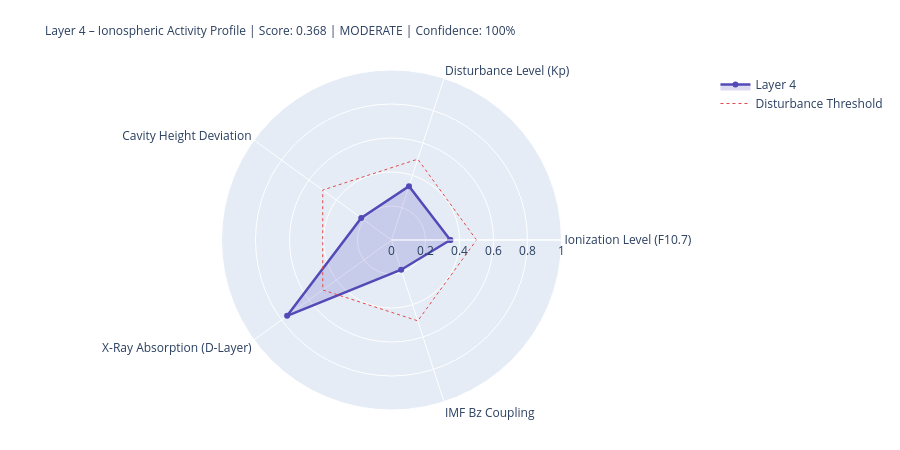

The notebook cell this image was saved under:
### Markdown cell above
---
## 4. State Assessment & Handoff to Layer 5

### Code cell
# ============================================================
# LAYER-4-SCORE
# ============================================================

COMPONENTS = {
    'Ionization Level (F10.7)':    {'score': ioniz,       'source': 'primary' if f107_now else 'from_layer0', 'dynamic': True},
    'Disturbance Level (Kp)':          {'score': disturb,     'source': 'primary' if kp_now   else 'from_layer0', 'dynamic': True},
    'Cavity Height Deviation':    {'score': h_dev,       'source': 'derived',                                'dynamic': True},
    'X-Ray Absorption (D-Layer)':{'score': xray_ioniz,  'source': 'primary' if xray_now else 'missing',     'dynamic': True},
    'IMF Bz Coupling':             {'score': bz_coupling, 'source': 'primary' if bz_now   else 'from_layer0', 'dynamic': True},
}

available    = {k: v['score'] for k, v in COMPONENTS.items() if v['score'] is not None}
unavailable  = [k for k, v in COMPONENTS.items() if v['score'] is None]
layer4_score = round(sum(available.values()) / len(available), 4) if available else None
confidence   = round(len(available) / len(COMPONENTS), 2)
level = ('unknown' if layer4_score is None
         else 'quiet'   if layer4_score < 0.3
         else 'moderate' if layer4_score < 0.6
         else 'active')
dominant_l4 = max(available, key=available.get) if available else 'none'

# Resonance delta for Schumann SR-1
sr1_ref = schumann_freq(1, 80.0)
sr1_now = schumann_freq(1, h_eff)
sr1_delta_mhz = (sr1_now - sr1_ref) * 1000

# Propagation conditions
prop_cond = ('disturbed'   if kp_val > 4
             else 'unsettled' if kp_val > 2
             else 'normal')
if xray_class in ['X', 'M']:
    prop_cond = 'Radio-Blackout moeglich'

W = 68
print('=' * W)
print('LAYER 4 – IONOSPHERE – STATE ASSESSMENT')
print('=' * W)
for name, comp in COMPONENTS.items():
    s = comp['score']
    if s is not None:
        bar = '█' * int(s * 20) + '░' * (20 - int(s * 20))
        print(f'  {name:<36} {bar}  {s:.3f}  [{comp["source"]}]')
    else:
        print(f'  {name:<36} {"─" * 20}  n/a   [missing]')
print('-' * W)
print(f'  Score:          {layer4_score:.3f}  ({len(available)}/{len(COMPONENTS)} components)')
print(f'  Confidence:     {confidence:.0%}')
print(f'  Level:          {level.upper()}')
print(f'  Dominant:       {dominant_l4}')
print(f'  Cavity height:  {h_eff:.1f} km  (Ref: 80.0 km)')
print(f'  SR-1:           {sr1_now:.3f} Hz  (Δ {sr1_delta_mhz:+.1f} mHz vs. ref)')
print(f'  Propagation:    {prop_cond}')
print(f'  X-Ray:          {xray_class}-class  ({xray_now:.2e} W/m²)' if xray_now else '  X-Ray:          n/a')
print('=' * W)

# Radar
cats   = list(available.keys())
vals_r = list(available.values())
if len(cats) >= 3:
    fig = go.Figure()
    fig.add_trace(go.Scatterpolar(
        r=vals_r + [vals_r[0]], theta=cats + [cats[0]],
        fill='toself', fillcolor='rgba(83,74,183,0.20)',
        line=dict(color='#534AB7', width=2.5), name='Layer 4'
    ))
    fig.add_trace(go.Scatterpolar(
        r=[0.5] * (len(cats)+1), theta=cats + [cats[0]],
        line=dict(color='#E24B4A', dash='dot', width=1),
        mode='lines', name='Disturbance Threshold'
    ))
    fig.update_layout(
        title=dict(
            text=f'Layer 4 – Ionospheric Activity Profile | Score: {layer4_score:.3f} | {level.upper()} | Confidence: {confidence:.0%}',
            font=dict(size=12)
        ),
        polar=dict(radialaxis=dict(visible=True, range=[0, 1])),
        height=450, showlegend=True,
        margin=dict(l=80, r=80, t=70, b=40)
    )
    fig.show()

### Figure 1 — Plotly figure (JSON) as saved in the notebook; plotly's stock layout.template omitted (floating-point values rounded to 4 significant figures)
{"data": [{"fill": "toself", "fillcolor": "rgba(83,74,183,0.20)", "line": {"color": "#534AB7", "width": 2.5}, "name": "Layer 4", "r": [0.346, 0.333, 0.22, 0.759, 0.184, 0.346], "theta": ["Ionization Level (F10.7)", "Disturbance Level (Kp)", "Cavity Height Deviation", "X-Ray Absorption (D-Layer)", "IMF Bz Coupling", "Ionization Level (F10.7)"], "type": "scatterpolar"}, {"line": {"color": "#E24B4A", "dash": "dot", "width": 1}, "mode": "lines", "name": "Disturbance Threshold", "r": [0.5, 0.5, 0.5, 0.5, 0.5, 0.5], "theta": ["Ionization Level (F10.7)", "Disturbance Level (Kp)", "Cavity Height Deviation", "X-Ray Absorption (D-Layer)", "IMF Bz Coupling", "Ionization Level (F10.7)"], "type": "scatterpolar"}], "layout": {"height": 450, "margin": {"b": 40, "l": 80, "r": 80, "t": 70}, "polar": {"radialaxis": {"range": [0, 1], "visible": true}}, "showlegend": true, "title": {"font": {"size": 12}, "text": "Layer 4 – Ionospheric Activity Profile | Score: 0.368 | MODERATE | Confidence: 100%"}}}
